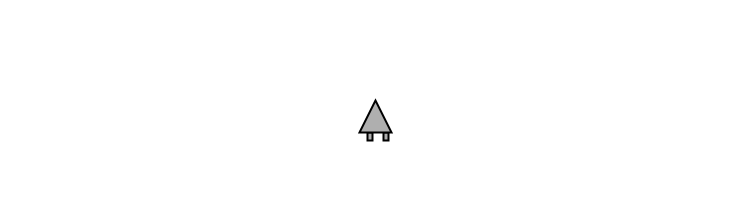
Frame 1 (no input)
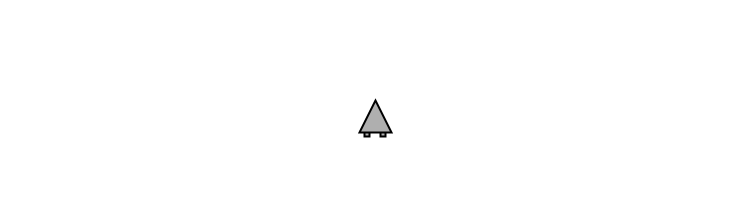
Frame 60 (the mouse pressed at the canvas centre just before this capture)
Frame 120 (the mouse held since frame 60 and released just before this capture): identical to frame 60, image omitted

The Processing sketch that drew these frames (run headless with seeded random() and noise(); from frame 60 on, the mouse is pressed at the canvas centre):

// Processing sketch: Exercise_3_05_asteroids
// ── Exercise_3_05_asteroids.pde
// The Nature of Code
// Daniel Shiffman
// http://natureofcode.com

// Chapter 3: Asteroids exercise

// Mover object
Spaceship ship;

void setup() {
  size(750, 200);
  ship = new Spaceship();
}

void draw() {
  background(255); 
  
  // Update location
  ship.update();
  // Wrape edges
  ship.wrapEdges();
  // Draw ship
  ship.display();
   

  fill(0);
  //text("left right arrows to turn, z to thrust",10,height-5);

  // Turn or thrust the ship depending on what key is pressed
  if (keyPressed) {
    if (key == CODED && keyCode == LEFT) {
      ship.turn(-0.03);
    } else if (key == CODED && keyCode == RIGHT) {
      ship.turn(0.03);
    } else if (key == 'z' || key == 'Z') {
      ship.thrust(); 
    }
  }
}



// ── Spaceship.pde
// The Nature of Code
// Daniel Shiffman
// http://natureofcode.com

// Chapter 3: Asteroids

class Spaceship { 
  // All of our regular motion stuff
  PVector location;
  PVector velocity;
  PVector acceleration;

  // Arbitrary damping to slow down ship
  float damping = 0.995;
  float topspeed = 6;

  // Variable for heading!
  float heading = 0;

  // Size
  float r = 16;

  // Are we thrusting (to color boosters)
  boolean thrusting = false;

  Spaceship() {
    location = new PVector(width/2,height/2);
    velocity = new PVector();
    acceleration = new PVector();
  } 

  // Standard Euler integration
  void update() { 
    velocity.add(acceleration);
    velocity.mult(damping);
    velocity.limit(topspeed);
    location.add(velocity);
    acceleration.mult(0);
  }

  // Newton's law: F = M * A
  void applyForce(PVector force) {
    PVector f = force.get();
    //f.div(mass); // ignoring mass right now
    acceleration.add(f);
  }

  // Turn changes angle
  void turn(float a) {
    heading += a;
  }
  
  // Apply a thrust force
  void thrust() {
    // Offset the angle since we drew the ship vertically
    float angle = heading - PI/2;
    // Polar to cartesian for force vector!
    PVector force = new PVector(cos(angle),sin(angle));
    force.mult(0.1);
    applyForce(force); 
    // To draw booster
    thrusting = true;
  }

  void wrapEdges() {
    float buffer = r*2;
    if (location.x > width +  buffer) location.x = -buffer;
    else if (location.x <    -buffer) location.x = width+buffer;
    if (location.y > height + buffer) location.y = -buffer;
    else if (location.y <    -buffer) location.y = height+buffer;
  }


  // Draw the ship
  void display() { 
    stroke(0);
    strokeWeight(2);
    pushMatrix();
    translate(location.x,location.y+r);
    rotate(heading);
    fill(175);
    if (thrusting) fill(255,0,0);
    // Booster rockets
    rect(-r/2,r,r/3,r/2);
    rect(r/2,r,r/3,r/2);
    fill(175);
    // A triangle
    beginShape();
    vertex(-r,r);
    vertex(0,-r);
    vertex(r,r);
    endShape(CLOSE);
    rectMode(CENTER);
    popMatrix();
    
    thrusting = false;
  }
}
